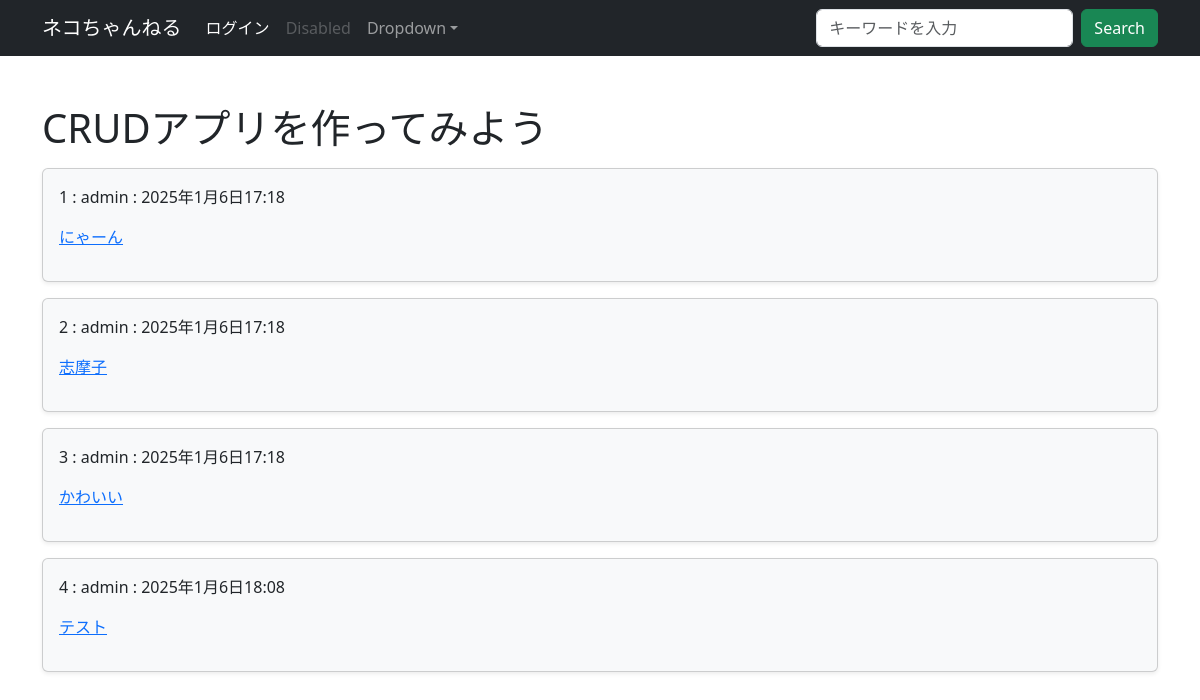
Page /bbs/ on the earlier database version.
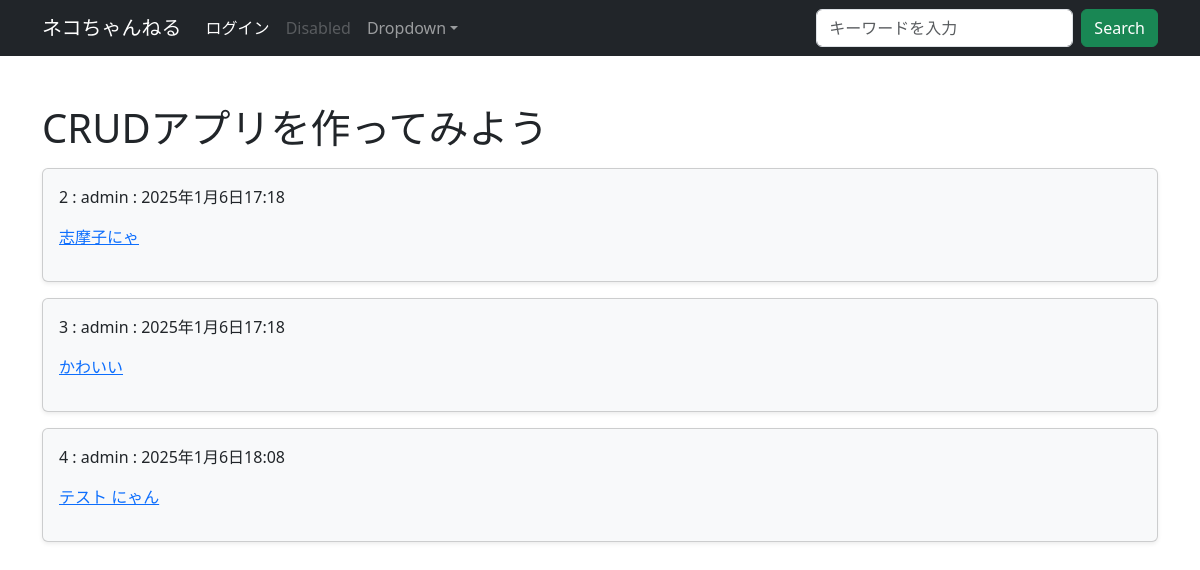
Same page on the later database version.
### bbs/models.py (models this page shows, shortened)
class Article(models.Model):
    content = models.TextField()
    author = models.ForeignKey(User, on_delete=models.PROTECT)
    created_at = models.DateTimeField(auto_now_add=True)
    updated_at = models.DateTimeField(auto_now=True)

### bbs/views.py (the view)
# urls.py: path('', views.IndexView.as_view(), name='index'),
class IndexView(generic.ListView):
    model = Article
    template_name = 'bbs/index.html'

### bbs/forms.py
class SearchForm(forms.Form):
    query = forms.CharField(
        label='', max_length=50,
        widget=forms.TextInput(attrs={
            'class': 'form-control me-2',
            'placeholder': 'キーワードを入力',
            'aria-label': 'Search'}
        )
    )

### bbs/context_processors.py (called while the page is built)
def search_form(request):
    return {'searchform': SearchForm()}

### templates/bbs/index.html (shortened to what this page needs)
{% extends "base.html" %}
{% load django_bootstrap5 %}
{% block content %}
<h1 class="mt-5">CRUDアプリを作ってみよう</h1>
{% for article in object_list %}
<div class="card bg-light shadow-sm mt-3">
    <div class="card-body">
        <p>{{ article.id }} : {{ article.author }} : {{ article.created_at }}</p>
        <p><a href="{% url 'bbs:detail' article.id %}">{{ article.content }}</a></p>
    </div>
</div>
{% endfor %}
{% endblock %}

### templates/base.html (shortened to what this page needs)
{% load django_bootstrap5 %}
<!DOCTYPE html>
<html lang="ja">
<head>
    {% bootstrap_css %}
</head>
<body>
    <nav class="navbar navbar-expand-lg navbar-dark bg-dark" aria-label="Eighth navbar example">
        <div class="container">
            <a class="navbar-brand" href="{% url 'bbs:index' %}">ネコちゃんねる</a>
            <div class="collapse navbar-collapse" id="navbarsExample07">
                <ul class="navbar-nav me-auto mb-2 mb-lg-0">
                    <li class="nav-item">
                        {% if user.is_authenticated %}
                        <a href="{% url 'logout' %}" class="nav-link active">ログアウト</a>
                        {% else %}
                        <a href="{% url 'login' %}" class="nav-link active">ログイン</a>
                        {% endif %}
                    </li>
                    <li class="nav-item">
                        <a class="nav-link disabled">Disabled</a>
                    </li>
                    <li class="nav-item dropdown">
                        <a class="nav-link dropdown-toggle" href="#" data-bs-toggle="dropdown" aria-expanded="false">Dropdown</a>
                    </li>
                </ul>
                <form action="{% url 'bbs:search' %}" method="GET" class="d-flex">
                    {{ searchform.query }}
                    <button class="btn btn-success" type="submit">Search</button>
                </form>
            </div>
        </div>
    </nav>
    <div class="container">
        {% block content %}
        {% endblock %}
    </div>
</body>
</html>

Differences in the rows shown:
removed Article: id "1", author "admin", created_at "2025年1月6日17:18", content "にゃーん"
changed Article id 2: content "志摩子" → "志摩子にゃ"
changed Article id 4: content "テスト" → "テスト にゃん"
